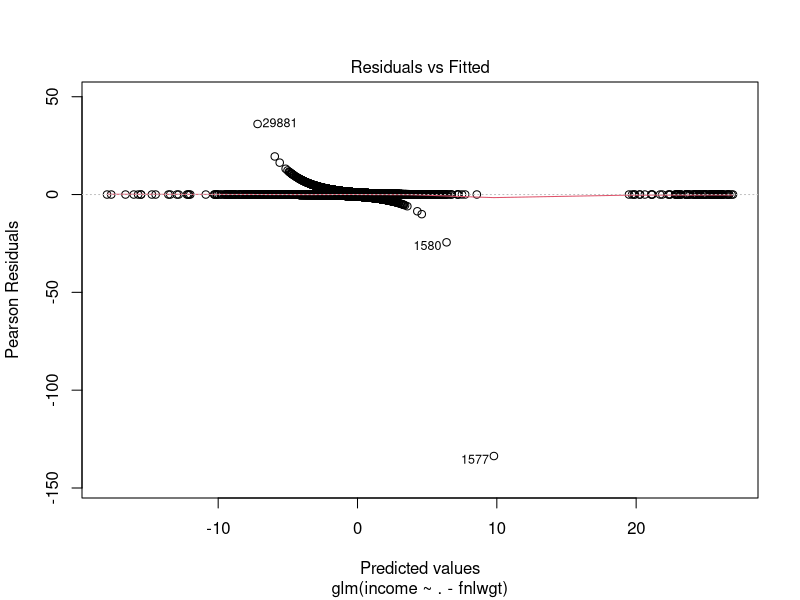
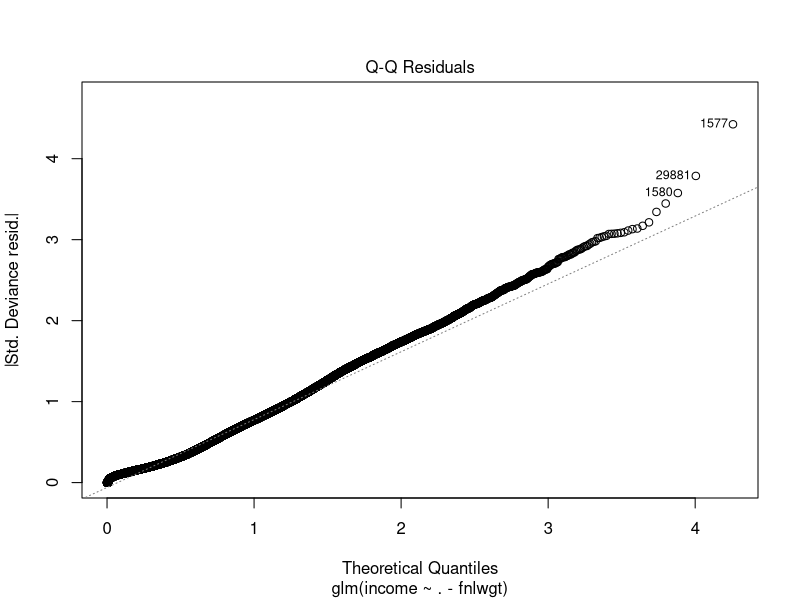
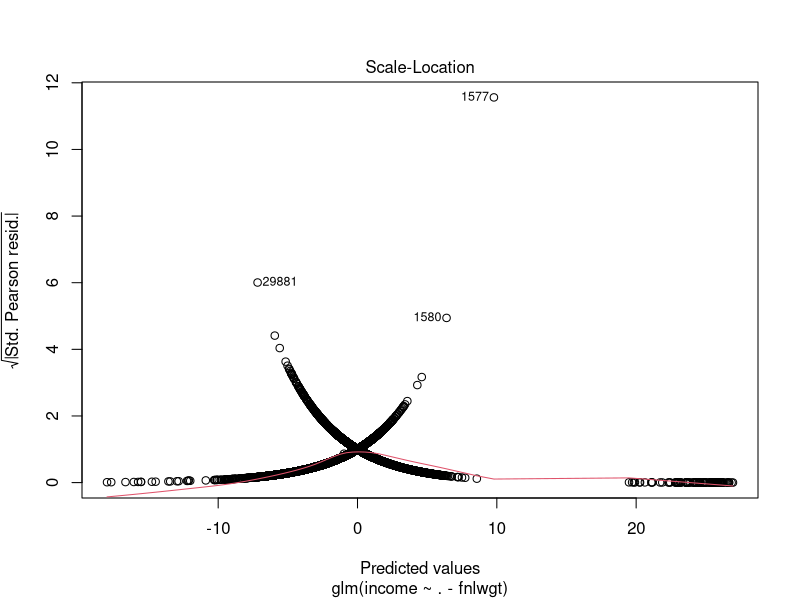
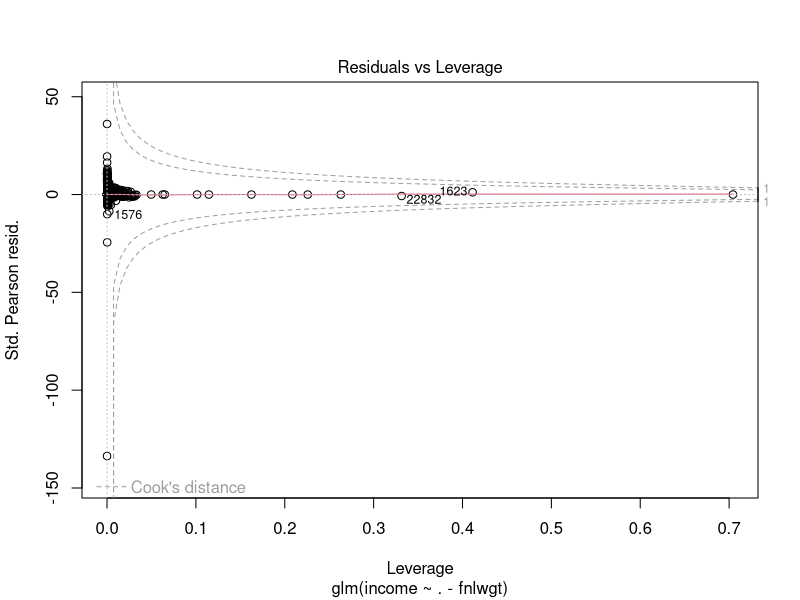

These figures' R source, in order:
## ---- chunk 1
knitr::opts_chunk$set(echo = TRUE)
## ---- chunk 2
setwd("C:\\Users\\user\\Documents\\HKU\\Y3 s1\\STAT3612 Statistical Machine Learning\\Project")
IncomeData = read.csv("clean.csv")
IncomeData[sapply(IncomeData, is.character)] <- lapply(IncomeData[sapply(IncomeData, is.character)], as.factor)
head(IncomeData)
## ---- chunk 3
library(caret)
set.seed(12L)

#training sample = 80%
train_size = floor(0.8 * nrow(IncomeData))
train_ind = sample(seq_len(nrow(IncomeData)), size = train_size)

train_set = IncomeData[train_ind,]
test_set = IncomeData[-train_ind,]

test_y = test_set$income
## ---- chunk 4
start_time <- proc.time()
glm.model <- glm(formula = income~.,
                 data=train_set, 
                 family = binomial(link = "logit"),
                 x = TRUE)
time.logistic <- proc.time() - start_time
time.logistic
## ---- chunk 5
summary(glm.model)
## ---- chunk 6
logit_prob = predict(glm.model, newdata= test_set,type = "response")
logit_pred = as.factor(ifelse(logit_prob > 0.5, "More_than_50K", "Less_or_equal_50K"))
confusionMatrix(logit_pred, test_y)
## ---- chunk 7
#glm.model2 <- glm(formula = income~.^2,data=train_set, family = binomial(link = "logit"),x = TRUE)
#summary(glm.model2)
## ---- chunk 8
#logit_prob2 = predict(glm.model2, newdata= test_set,type = "response")
#logit_pred2 = as.factor(ifelse(logit_prob2 > 0.5, "More_than_50K", "Less_or_equal_50K"))
#confusionMatrix(logit_pred2, test_y)
## ---- chunk 9
anova(glm.model, test="LRT")
## ---- chunk 10
glm.model3 <- glm(formula = income~. -fnlwgt,
                 data=train_set, 
                 family = binomial(link = "logit"),
                 x = TRUE)
summary(glm.model3)
## ---- chunk 11
logit_prob3 = predict(glm.model3, newdata= test_set,type = "response")
logit_pred3 = as.factor(ifelse(logit_prob3 > 0.5, "More_than_50K", "Less_or_equal_50K"))
confusionMatrix(logit_pred3, test_y)
## ---- chunk 12
IncomeData$fnlwgt = NULL
## ---- chunk 13
plot(glm.model3)
## ---- chunk 14
r <- residuals(glm.model3)
temp = abs(r)
temp = order(temp,decreasing = TRUE)
IncomeData[temp[1:15],]
## ---- chunk 15
cutEducation = cut(train_set$education.num, c(-1, 7, 11, 17))
## ---- chunk 16

